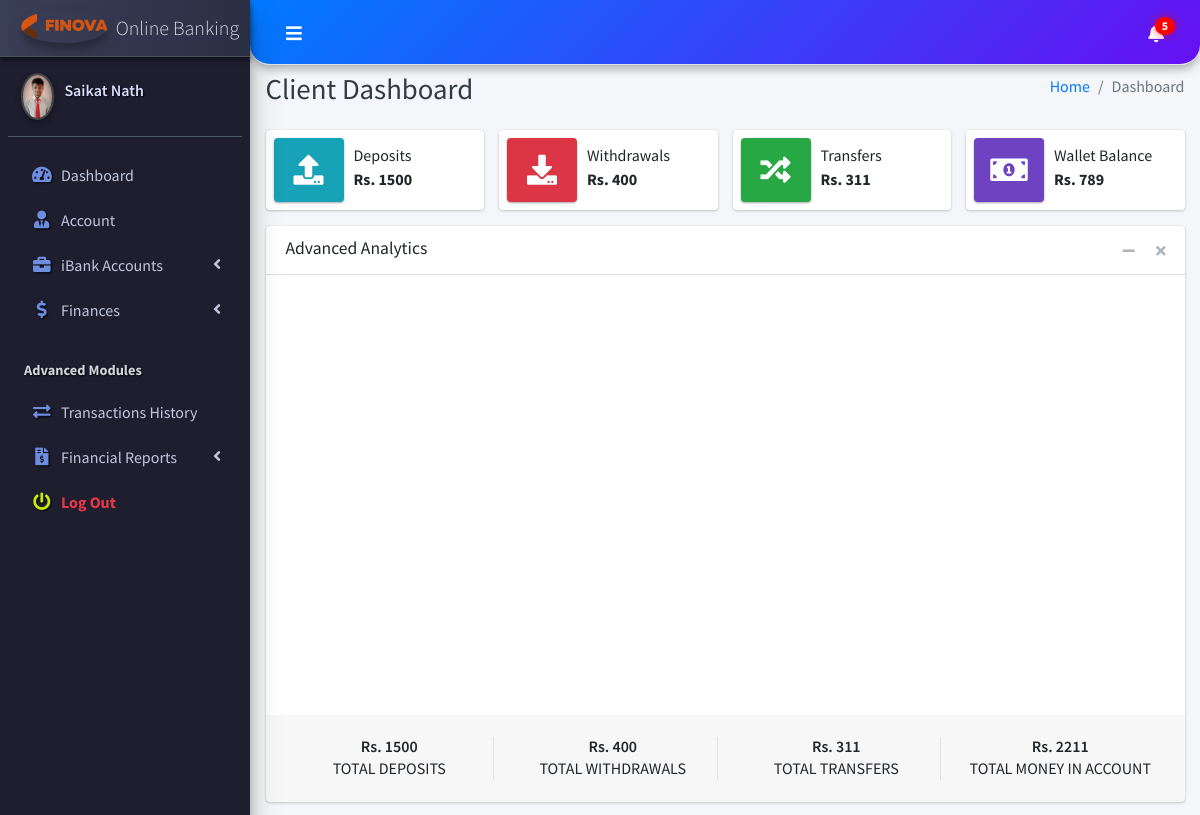
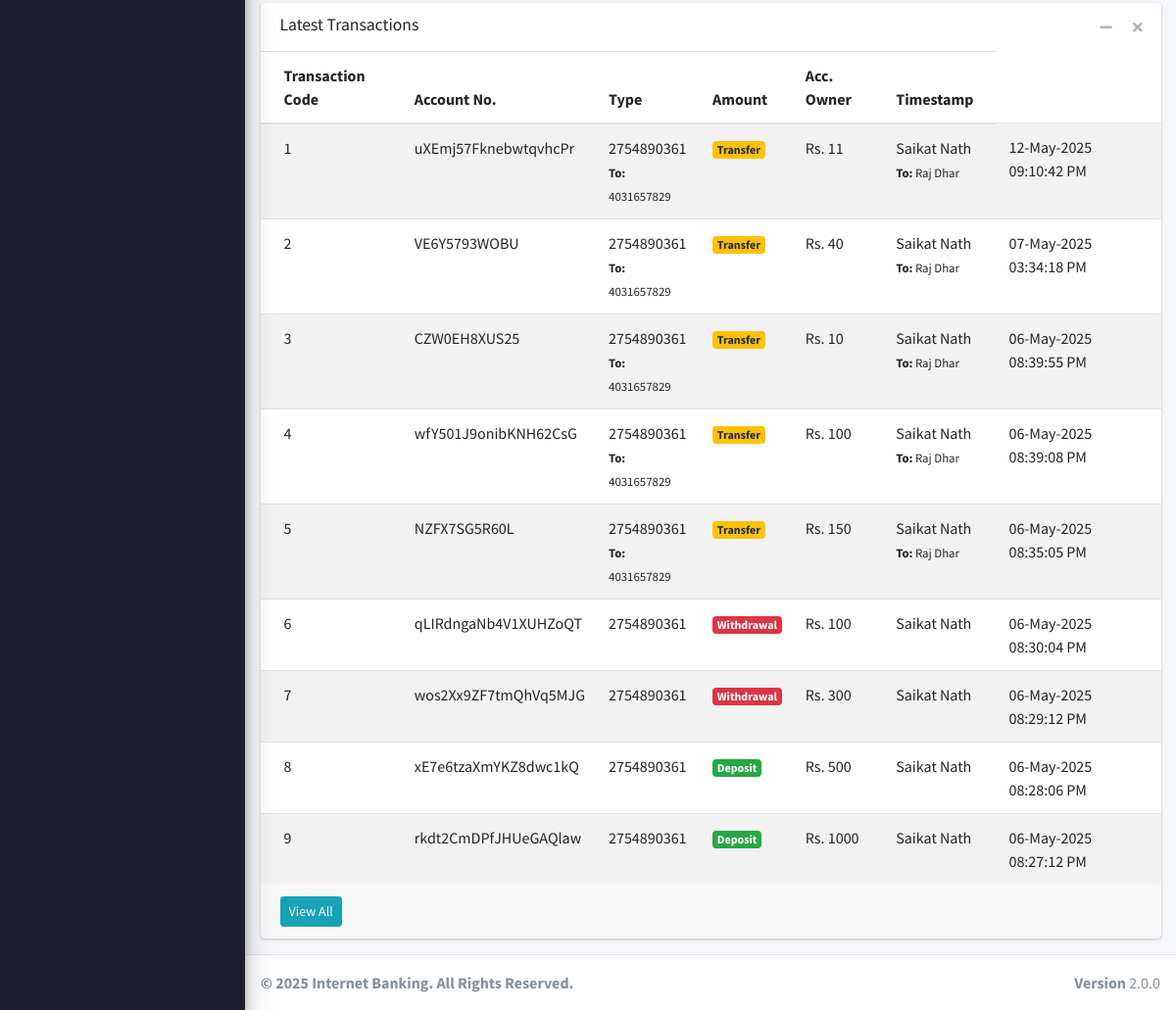
Page /client/pages_dashboard.php (signed in) on the committed database (2 pictures, top to bottom).
### tables this page shows
CREATE TABLE `ib_systemsettings` (
  `id` int(20) NOT NULL,
  `sys_name` longtext NOT NULL,
  `sys_tagline` longtext NOT NULL,
  `sys_logo` varchar(200) NOT NULL
);

CREATE TABLE `ib_clients` (
  `client_id` int(11) NOT NULL,
  `name` varchar(200) NOT NULL,
  `national_id` varchar(200) NOT NULL,
  `phone` varchar(200) NOT NULL,
  `address` varchar(200) NOT NULL,
  `email` varchar(200) NOT NULL,
  `password` varchar(200) NOT NULL,
  `profile_pic` varchar(200) NOT NULL,
  `client_number` varchar(200) NOT NULL
);

CREATE TABLE `ib_transactions` (
  `tr_id` int(20) NOT NULL,
  `tr_code` varchar(200) NOT NULL,
  `account_id` varchar(200) NOT NULL,
  `acc_name` varchar(200) NOT NULL,
  `account_number` varchar(200) NOT NULL,
  `acc_type` varchar(200) NOT NULL,
  `acc_amount` varchar(200) NOT NULL,
  `tr_type` varchar(200) NOT NULL,
  `tr_status` varchar(200) NOT NULL,
  `client_id` varchar(200) NOT NULL,
  `client_name` varchar(200) NOT NULL,
  `client_national_id` varchar(200) NOT NULL,
  `transaction_amt` varchar(200) NOT NULL,
  `client_phone` varchar(200) NOT NULL,
  `receiving_acc_no` varchar(200) NOT NULL,
  `created_at` timestamp(6) NOT NULL DEFAULT current_timestamp(6) ON UPDATE current_timestamp(6),
  `receiving_acc_name` varchar(200) NOT NULL,
  `receiving_acc_holder` varchar(200) NOT NULL,
  `staff_id` varchar(100) DEFAULT NULL,
  `staff_name` varchar(200) DEFAULT NULL,
  `admin_id` int(11) DEFAULT NULL
);

### client/pages_dashboard.php (the view, shortened to what this page needs)
<?php
include('conf/config.php');
$client_id = $_SESSION['client_id'];
$result = "SELECT SUM(transaction_amt) FROM iB_Transactions WHERE  client_id = ? AND tr_type = 'Deposit' ";
$stmt = $mysqli->prepare($result);
$stmt->bind_param('i', $client_id);
$stmt->execute();
$stmt->bind_result($iB_deposits);
$client_id = $_SESSION['client_id'];
$result = "SELECT SUM(transaction_amt) FROM iB_Transactions WHERE  client_id = ? AND tr_type = 'Withdrawal' ";
$stmt = $mysqli->prepare($result);
$stmt->bind_param('i', $client_id);
$stmt->execute();
$stmt->bind_result($iB_withdrawal);
$client_id = $_SESSION['client_id'];
$result = "SELECT SUM(transaction_amt) FROM iB_Transactions WHERE  client_id = ? AND tr_type = 'Transfer' ";
$stmt = $mysqli->prepare($result);
$stmt->bind_param('i', $client_id);
$stmt->execute();
$stmt->bind_result($iB_Transfers);
$TotalBalInAccount = ($iB_deposits)  - (($iB_withdrawal) + ($iB_Transfers));
$client_id = $_SESSION['client_id'];
$result = "SELECT SUM(transaction_amt) FROM iB_Transactions  WHERE client_id = ?";
$stmt = $mysqli->prepare($result);
$stmt->bind_param('i', $client_id);
$stmt->execute();
$stmt->bind_result($new_amt);
?>
<!DOCTYPE html>
<html lang="en">
<?php include("dist/_partials/head.php"); ?>
<body class="hold-transition sidebar-mini layout-fixed layout-navbar-fixed">
  <div class="wrapper">
    <?php include("dist/_partials/nav.php"); ?>
    <?php include("dist/_partials/sidebar.php"); ?>
    <div class="content-wrapper">
      <div class="content-header">
        <div class="container-fluid">
          <div class="row mb-2">
            <div class="col-sm-6">
              <h1 class="m-0 text-dark">Client Dashboard</h1>
            </div>
            <div class="col-sm-6">
              <ol class="breadcrumb float-sm-right">
                <li class="breadcrumb-item"><a href="#">Home</a></li>
                <li class="breadcrumb-item active">Dashboard</li>
              </ol>
            </div>
          </div>
        </div>
      </div>
      <section class="content">
        <div class="container-fluid">
          <div class="row">
            <div class="col-12 col-sm-6 col-md-3">
              <div class="info-box">
                <span class="info-box-icon bg-info elevation-1"><i class="fas fa-upload"></i></span>
                <div class="info-box-content">
                  <span class="info-box-text">Deposits</span>
                  <span class="info-box-number">
                    Rs. <?php echo $iB_deposits; ?>
                  </span>
                </div>
              </div>
            </div>
            <div class="col-12 col-sm-6 col-md-3">
              <div class="info-box mb-3">
                <span class="info-box-icon bg-danger elevation-1"><i class="fas fa-download"></i></span>
                <div class="info-box-content">
                  <span class="info-box-text">Withdrawals</span>
                  <span class="info-box-number">Rs. <?php echo $iB_withdrawal; ?> </span>
                </div>
              </div>
            </div>
            <div class="col-12 col-sm-6 col-md-3">
              <div class="info-box mb-3">
                <span class="info-box-icon bg-success elevation-1"><i class="fas fa-random"></i></span>
                <div class="info-box-content">
                  <span class="info-box-text">Transfers</span>
                  <span class="info-box-number">Rs. <?php echo $iB_Transfers; ?></span>
                </div>
              </div>
            </div>
            <div class="col-12 col-sm-6 col-md-3">
              <div class="info-box mb-3">
                <span class="info-box-icon bg-purple elevation-1"><i class="fas fa-money-bill-alt"></i></span>
                <div class="info-box-content">
                  <span class="info-box-text">Wallet Balance</span>
                  <span class="info-box-number">Rs. <?php echo $TotalBalInAccount; ?></span>
                </div>
              </div>
            </div>
          </div>
          <div class="row">
            <div class="col-md-12">
              <div class="card">
                <div class="card-header">
                  <h5 class="card-title">Advanced Analytics</h5>
                  <div class="card-tools">
                    <button type="button" class="btn btn-tool" data-card-widget="collapse">
                      <i class="fas fa-minus"></i>
                    </button>
                    <button type="button" class="btn btn-tool" data-card-widget="remove">
                      <i class="fas fa-times"></i>
                    </button>
                  </div>
                </div>
                <div class="card-body">
                  <div class="row">
                    <div class="col-md-6">
                      <div class="chart">
                        <div id="PieChart" class="col-md-6" style="height: 400px; max-width: 500px; margin: 0px auto;"></div>
                      </div>
                    </div>
                    <div class="col-md-6">
                      <div class="chart">
                        <div id="AccountsPerAccountCategories" class="col-md-6" style="height: 400px; max-width: 500px; margin: 0px auto;"></div>
                      </div>
                    </div>
                  </div>
                </div>
                <div class="card-footer">
                  <div class="row">
                    <div class="col-sm-3 col-6">
                      <div class="description-block border-right">
                        <h5 class="description-header">Rs. <?php echo $iB_deposits; ?></h5>
                        <span class="description-text">TOTAL DEPOSITS</span>
                      </div>
                    </div>
                    <div class="col-sm-3 col-6">
                      <div class="description-block border-right">
                        <h5 class="description-header">Rs. <?php echo $iB_withdrawal; ?></h5>
                        <span class="description-text">TOTAL WITHDRAWALS</span>
                      </div>
                    </div>
                    <div class="col-sm-3 col-6">
                      <div class="description-block border-right">
                        <h5 class="description-header">Rs. <?php echo $iB_Transfers; ?> </h5>
                        <span class="description-text">TOTAL TRANSFERS</span>
                      </div>
                    </div>
                    <div class="col-sm-3 col-6">
                      <div class="description-block">
                        <h5 class="description-header">Rs. <?php echo $new_amt; ?> </h5>
                        <span class="description-text">TOTAL MONEY IN  Account</span>
                      </div>
                    </div>
                  </div>
                </div>
              </div>
            </div>
          </div>
          <div class="row">
            <div class="col-md-12">
              <div class="card">
                <div class="card-header border-transparent">
                  <h3 class="card-title">Latest Transactions</h3>
                  <div class="card-tools">
                    <button type="button" class="btn btn-tool" data-card-widget="collapse">
                      <i class="fas fa-minus"></i>
                    </button>
                    <button type="button" class="btn btn-tool" data-card-widget="remove">
                      <i class="fas fa-times"></i>
                    </button>
                  </div>
                </div>
                <div class="card-body p-0">
                  <div class="table-responsive">
                    <table class="table table-striped table-hover m-0">
                      <thead>
                        <tr>
                          <th>Transaction Code</th>
                          <th>Account No.</th>
                          <th>Type</th>
                          <th>Amount</th>
                          <th>Acc. Owner</th>
                          <th>Timestamp</th>
                        </tr>
                      </thead>
                      <tbody>
<?php
$client_id = $_SESSION['client_id'];
$ret = "SELECT * FROM `iB_Transactions` WHERE client_id =? ORDER BY `iB_Transactions`.`created_at` DESC ";
$stmt = $mysqli->prepare($ret);
$stmt->bind_param('i', $client_id);
$stmt->execute();
$res = $stmt->get_result();
$cnt = 1;
while ($row = $res->fetch_object()) {
  $transTstamp = $row->created_at;
  if ($row->tr_type == 'Deposit') {
    $alertClass = "<span class='badge badge-success'>$row->tr_type</span>";
  } elseif ($row->tr_type == 'Withdrawal') {
    $alertClass = "<span class='badge badge-danger'>$row->tr_type</span>";
  } else {
    $alertClass = "<span class='badge badge-warning'>$row->tr_type</span>";
  }
?>
  <tr>
    <td><?php echo $cnt; ?></td>
    <td><?php echo $row->tr_code; ?></td>
    <td>
      <?php echo $row->account_number; ?>
      <?php if ($row->tr_type == 'Transfer') { ?>
        <br><small><strong>To:</strong> <?php echo $row->receiving_acc_no; ?></small>
      <?php } ?>
    </td>
    <td><?php echo $alertClass; ?></td>
    <td>Rs. <?php echo $row->transaction_amt; ?></td>
    <td>
      <?php echo $row->client_name; ?>
      <?php if ($row->tr_type == 'Transfer') { ?>
        <br><small><strong>To:</strong> <?php echo $row->receiving_acc_holder; ?></small>
      <?php } ?>
    </td>
    <td><?php echo date("d-M-Y h:i:s A", strtotime($transTstamp)); ?></td>
  </tr>
<?php $cnt++; } ?>
</tbody>
                    </table>
                  </div>
                </div>
                <div class="card-footer clearfix">
                  <a href="pages_transactions_engine.php" class="btn btn-sm btn-info float-left">View All</a>
                </div>
              </div>
            </div>
          </div>
        </div>
      </section>
    </div>
    <?php include("dist/_partials/footer.php"); ?>
  </div>
</body>
</html>

### client/dist/_partials/sidebar.php (shortened to what this page needs)
<aside class="main-sidebar sidebar-dark-primary elevation-4">
  <?php
$client_id = $_SESSION['client_id'];
  $ret = "SELECT * FROM  iB_clients  WHERE client_id = ? ";
  $stmt = $mysqli->prepare($ret);
  $stmt->bind_param('i', $client_id);
  $stmt->execute();
  $res = $stmt->get_result();
  while ($row = $res->fetch_object()) {
    $acc_status = 'Pending';
    $acc_qry = "SELECT acc_status FROM iB_bankAccounts WHERE client_id = ? LIMIT 1";
    $acc_stmt = $mysqli->prepare($acc_qry);
    $acc_stmt->bind_param('i', $client_id);
    $acc_stmt->execute();
    $acc_stmt->bind_result($acc_status);
    if ($row->profile_pic == '') {
      $profile_picture = "<img src='../admin/dist/img/user_icon.png' class=' elevation-2' alt='User Image'>
                ";
    } else {
      $profile_picture = "<img src='../admin/dist/img/$row->profile_pic' class='elevation-2' alt='User Image'>
                ";
    }
    $ret = "SELECT * FROM `iB_SystemSettings` ";
    $stmt = $mysqli->prepare($ret);
    $stmt->execute();
    $res = $stmt->get_result();
    while ($sys = $res->fetch_object()) {
  ?>
      <a href="pages_dashboard.php" class="brand-link">
        <img src="../admin/dist/img/<?php echo $sys->sys_logo;?>" alt="iBanking Logo" class="brand-image img-circle elevation-3" style="opacity: .8">
        <span class="brand-text font-weight-light"><?php echo $sys->sys_name;?></span>
      </a>
      <div class="sidebar">
        <div class="user-panel mt-3 pb-3 mb-3 d-flex">
          <div class="image">
            <?php echo $profile_picture; ?>
          </div>
          <div class="info">
            <a href="pages_dashboard.php" class="d-block"><?php echo $row->name; ?></a>
          </div>
        </div>
        <nav class="mt-2">
          <ul class="nav nav-pills nav-sidebar flex-column" data-widget="treeview" role="menu" data-accordion="false">
            <li class="nav-item has-treeview">
              <a href="pages_dashboard.php" class="nav-link">
                <i class="nav-icon fas fa-tachometer-alt"></i>
                <p>
                  Dashboard
                </p>
              </a>
            </li>
            <li class="nav-item">
              <a href="pages_account.php" class="nav-link">
                <i class="nav-icon fas fa-user-tie"></i>
                <p>
                  Account
                </p>
              </a>
            </li>
            <li class="nav-item has-treeview">
              <a href="#" class="nav-link">
                <i class="nav-icon fas fa-briefcase"></i>
                <p>
                  iBank Accounts
                  <i class="fas fa-angle-left right"></i>
                </p>
              </a>
            </li>
            <li class="nav-item has-treeview">
              <a href="#" class="nav-link <?php echo ($acc_status == 'Approved') ? '' : 'disabled-link'; ?>">
                <i class="nav-icon fas fa-dollar-sign"></i>
                <p>Finances<i class="fas fa-angle-left right"></i></p>
              </a>
            </li>
                       <li class="nav-header">Advanced Modules</li>
            <li class="nav-item">
              <a href="pages_transactions_engine.php" class="nav-link <?php echo ($acc_status == 'Approved') ? '' : 'disabled-link'; ?>">
                <i class="nav-icon fas fa-exchange-alt"></i>
                <p>Transactions History</p>
              </a>
            </li>
            <li class="nav-item has-treeview">
              <a href="#" class="nav-link <?php echo ($acc_status == 'Approved') ? '' : 'disabled-link'; ?>">
                <i class="nav-icon fas fa-file-invoice-dollar"></i>
                <p>Financial Reports<i class="fas fa-angle-left right"></i></p>
              </a>
            </li>
<li class="nav-item">
  <a href="pages_logout.php" class="nav-link" style="color: #e63946;">
    <i class="nav-icon fas fa-power-off" style="color: #c8eb0c !important;"></i>
    <p style="color: #e63946; font-weight: bold;">
      Log Out
    </p>
  </a>
</li>
          </ul>
        </nav>
      </div>
</aside>
<?php
    }
  } ?>

### client/dist/_partials/footer.php
<?php
$ret = "SELECT * FROM `iB_SystemSettings` ";
$stmt = $mysqli->prepare($ret);
$stmt->execute();
$res = $stmt->get_result();
while ($sys = $res->fetch_object()) {
?>
  <footer class="main-footer">
    <strong>&copy;
      2025 Internet Banking. All Rights Reserved.</strong>
    <div class="float-right d-none d-sm-inline-block">
      <b>Version</b> 2.0.0
    </div>
  </footer>
<?php } ?>

### client/dist/_partials/sidebar.php (style rules this page uses)
.main-sidebar { background: #1e1e2f; box-shadow: inset -3px -3px 7px #2c2c3e, inset 3px 3px 7px #0e0e1a; }
.main-sidebar .brand-link { background: linear-gradient(to right, #3a3f58, #2b2f44); box-shadow: 0 3px 5px rgba(0, 0, 0, 0.5); }
.main-sidebar .nav-link { transition: all 0.3s ease; border-radius: 10px; margin: 2px 5px; color: #c2c6dc !important; }
.nav-icon { color: #6d8ddf !important; text-shadow: 1px 1px 2px #000; }
.nav-header { color: #888ca9; font-weight: bold; padding-left: 15px; text-shadow: 1px 1px 2px #000; }
.user-panel .image img { border: 2px solid #444; box-shadow: 0 0 10px rgba(255, 255, 255, 0.1); border-radius: 50%; }
.user-panel .info a { color: #d9dcff; font-weight: 600; text-shadow: 1px 1px 2px #000; }

### rows in the picture
ib_clients: name "Saikat Nath"
ib_systemsettings: sys_logo (picture), sys_name "Online Banking", ib_clients.profile_pic (picture)
ib_transactions: tr_code "uXEmj57FknebwtqvhcPr", account_number "2754890361", receiving_acc_no "4031657829", tr_type "Transfer", transaction_amt "11", client_name "Saikat Nath", receiving_acc_holder "Raj Dhar", created_at "12-May-2025 09:10:42 PM"
ib_transactions: tr_code "VE6Y5793WOBU", account_number "2754890361", receiving_acc_no "4031657829", tr_type "Transfer", transaction_amt "40", client_name "Saikat Nath", receiving_acc_holder "Raj Dhar", created_at "07-May-2025 03:34:18 PM"
ib_transactions: tr_code "CZW0EH8XUS25", account_number "2754890361", receiving_acc_no "4031657829", tr_type "Transfer", transaction_amt "10", client_name "Saikat Nath", receiving_acc_holder "Raj Dhar", created_at "06-May-2025 08:39:55 PM"
ib_transactions: tr_code "wfY501J9onibKNH62CsG", account_number "2754890361", receiving_acc_no "4031657829", tr_type "Transfer", transaction_amt "100", client_name "Saikat Nath", receiving_acc_holder "Raj Dhar", created_at "06-May-2025 08:39:08 PM"
ib_transactions: tr_code "NZFX7SG5R60L", account_number "2754890361", receiving_acc_no "4031657829", tr_type "Transfer", transaction_amt "150", client_name "Saikat Nath", receiving_acc_holder "Raj Dhar", created_at "06-May-2025 08:35:05 PM"
ib_transactions: tr_code "qLIRdngaNb4V1XUHZoQT", account_number "2754890361", tr_type "Withdrawal", transaction_amt "100", client_name "Saikat Nath", created_at "06-May-2025 08:30:04 PM"
ib_transactions: tr_code "wos2Xx9ZF7tmQhVq5MJG", account_number "2754890361", tr_type "Withdrawal", transaction_amt "300", client_name "Saikat Nath", created_at "06-May-2025 08:29:12 PM"
ib_transactions: tr_code "xE7e6tzaXmYKZ8dwc1kQ", account_number "2754890361", tr_type "Deposit", transaction_amt "500", client_name "Saikat Nath", created_at "06-May-2025 08:28:06 PM"
ib_transactions: tr_code "rkdt2CmDPfJHUeGAQlaw", account_number "2754890361", tr_type "Deposit", transaction_amt "1000", client_name "Saikat Nath", created_at "06-May-2025 08:27:12 PM"

### other values in the picture
$iB_deposits "1500"
$iB_withdrawal "400"
$iB_Transfers "311"
$TotalBalInAccount "789"
$new_amt "2211"
